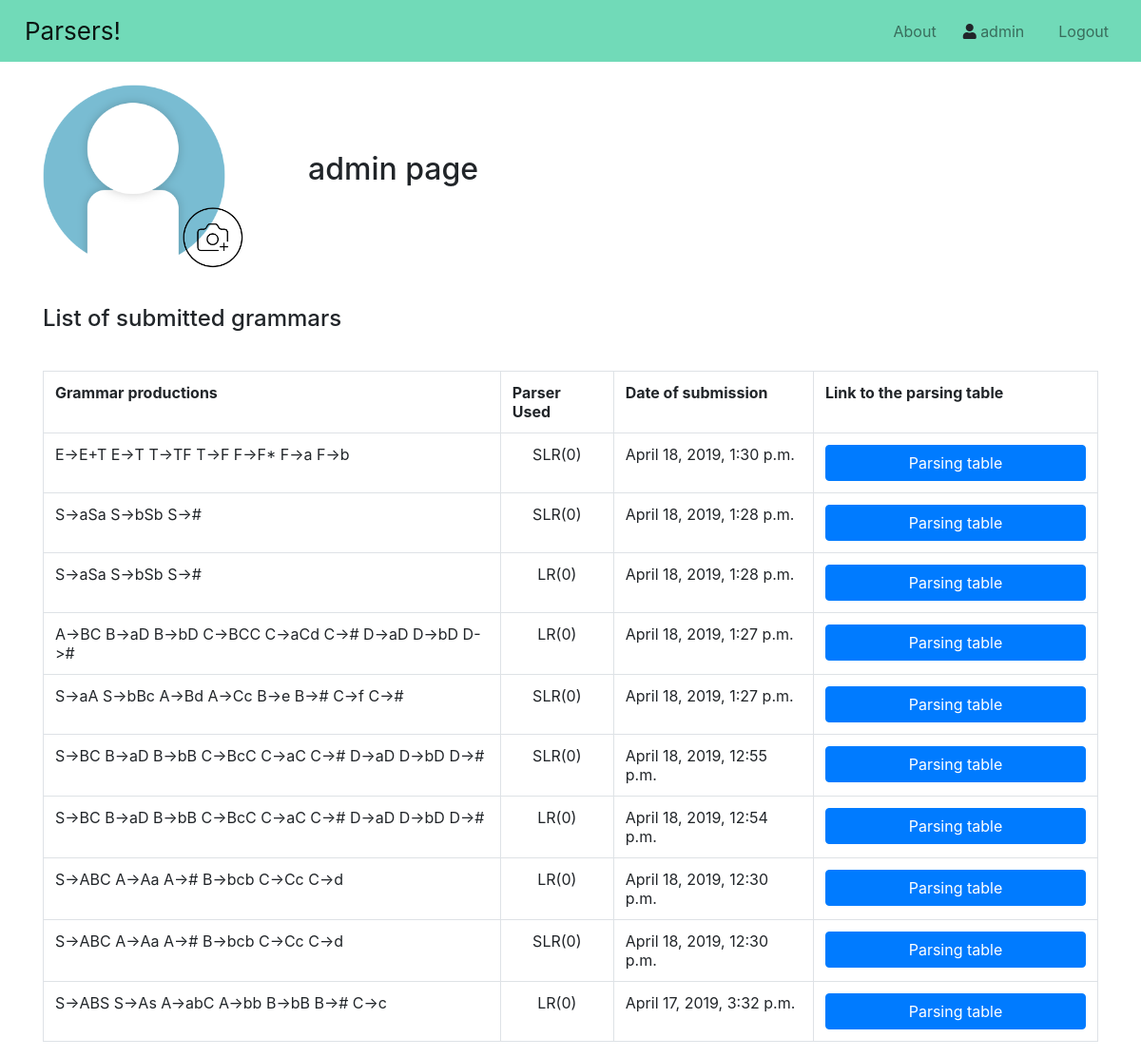
/user/ (signed in), run on an earlier commit of the app's database.
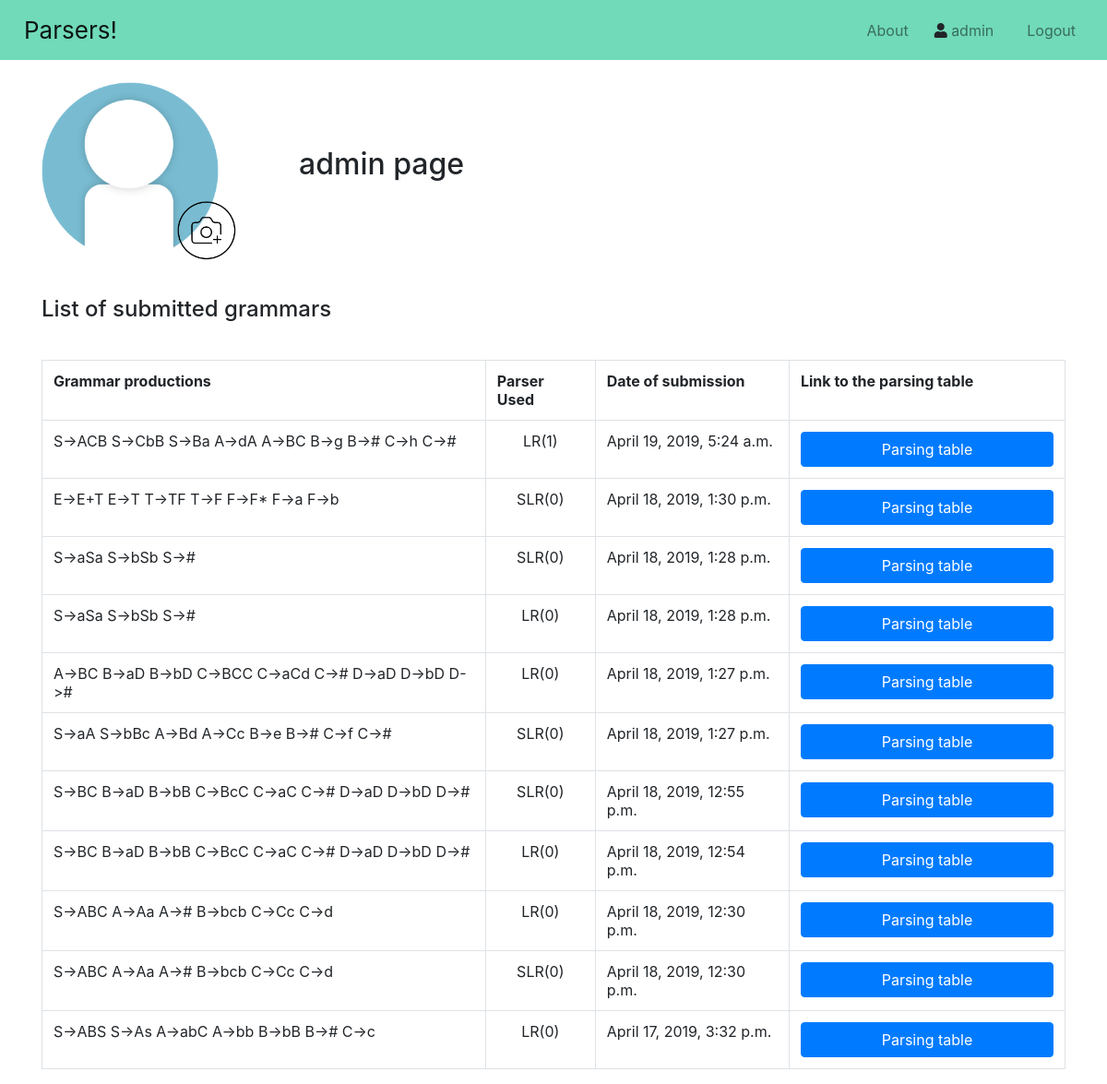
And on a later commit of the database.
### main/models.py (models this page shows, shortened)
class Grammar(models.Model):
    grammar_productions = models.TextField()
    grammar_terminal_symbols = models.TextField()
    grammar_nonTerminal_symbols = models.TextField()
    grammar_first_set = models.TextField()
    grammar_follow_set = models.TextField()
    grammar_used_parser = models.CharField(max_length = 20)
    grammar_parsing_table_entries = models.TextField()
    grammar_user_submitter = models.ForeignKey(User, on_delete = models.CASCADE, blank = True, null = True)
    grammar_timestamp = models.DateTimeField('Date submitted', default = timezone.now())

### main/views.py (the view)
# urls.py: path("user/", views.user_page, name = "user"),
def user_page(request):
    grammars_to_show = []
    for grammar_entry in Grammar.objects.all():
        if (grammar_entry.grammar_user_submitter == request.user):
            grammars_to_show.append(grammar_entry)
    return(render(request = request, template_name = "main/user_page.html", context = {"grammars": grammars_to_show}))

### main/templates/main/user_page.html
{% extends "main/home.html" %}
{% load static %}
{% block content %}
    <div id="avatar_title_div">
        <div id="avatar_group">
            <img src="{% static 'img/default_avatar.png' %}" id="user_avatar">
            <img src="{% static 'img/upload_new_avatar.png' %}" id="upload_new_avatar">
        </div>
        <h2 id="user_page_title">{{user.username}} page</h2>
    </div>
    <br>
    <p><h4>List of submitted grammars</h4></p>
    <br>
    <table id="user_table" class="table table-bordered">
        <tr>
            <th>Grammar productions</th>
            <th>Parser Used</th>
            <th>Date of submission</th>
            <th>Link to the parsing table</th>
        </tr>
        {% for element in grammars reversed %}
            <tr>
                <td>{{ element.grammar_productions }}</td>
                {% if element.grammar_used_parser == "lr0" %}
                    <td style="text-align: center;">LR(0)</td>
                {% elif element.grammar_used_parser == "slr0" %}
                    <td style="text-align: center;">SLR(0)</td>
                {% elif element.grammar_used_parser == "lr1" %}
                    <td style="text-align: center;">LR(1)</td>
                {% elif element.grammar_used_parser == "lalr1" %}
                    <td style="text-align: center;">LALR(1)</td>
                {% elif element.grammar_used_parser == "ll1" %}
                    <td style="text-align: center;">LL(1)</td>
                {% endif %}
                <td>{{element.grammar_timestamp}}</td>
                <td><input class="btn btn-primary btn-user-page" value="Parsing table" onclick="window.location.href='/{{element.grammar_used_parser}}-parser/parsing-grammar-{{element.id}}/'"/></td>
            </tr>
        {% endfor %}
    </table>
{% endblock %}

What changed in the data, as far as the page shows it:
added Grammar: grammar_productions "S->ACB S->CbB S->Ba A->dA A->BC B->g B-># C->h C->#", grammar_used_parser "LR(1)", grammar_timestamp "April 19, 2019, 5:24 a.m."
